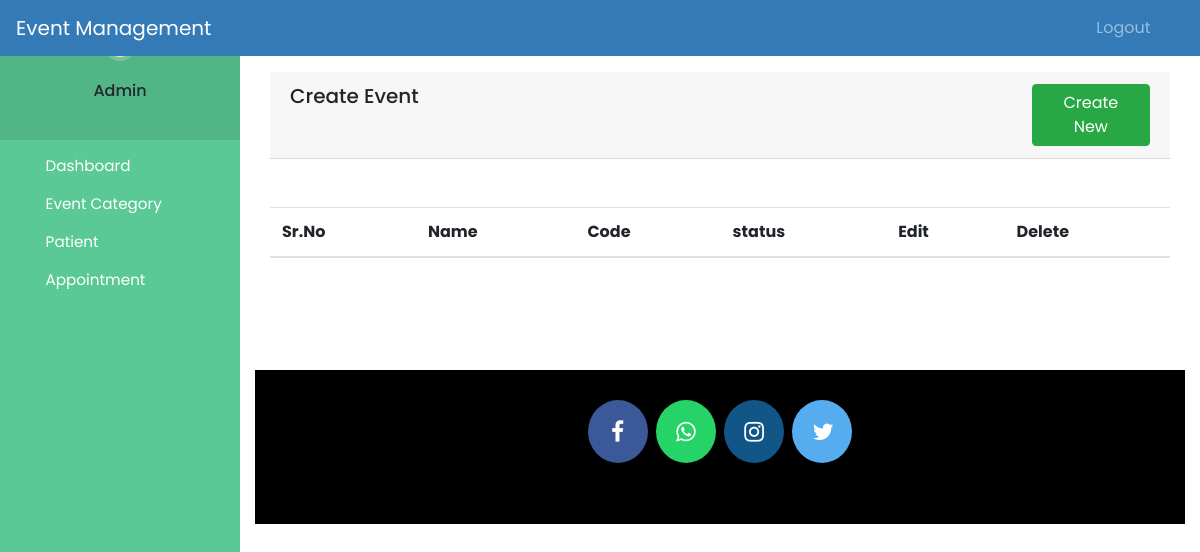
Before: /event_category_list with the older database file.
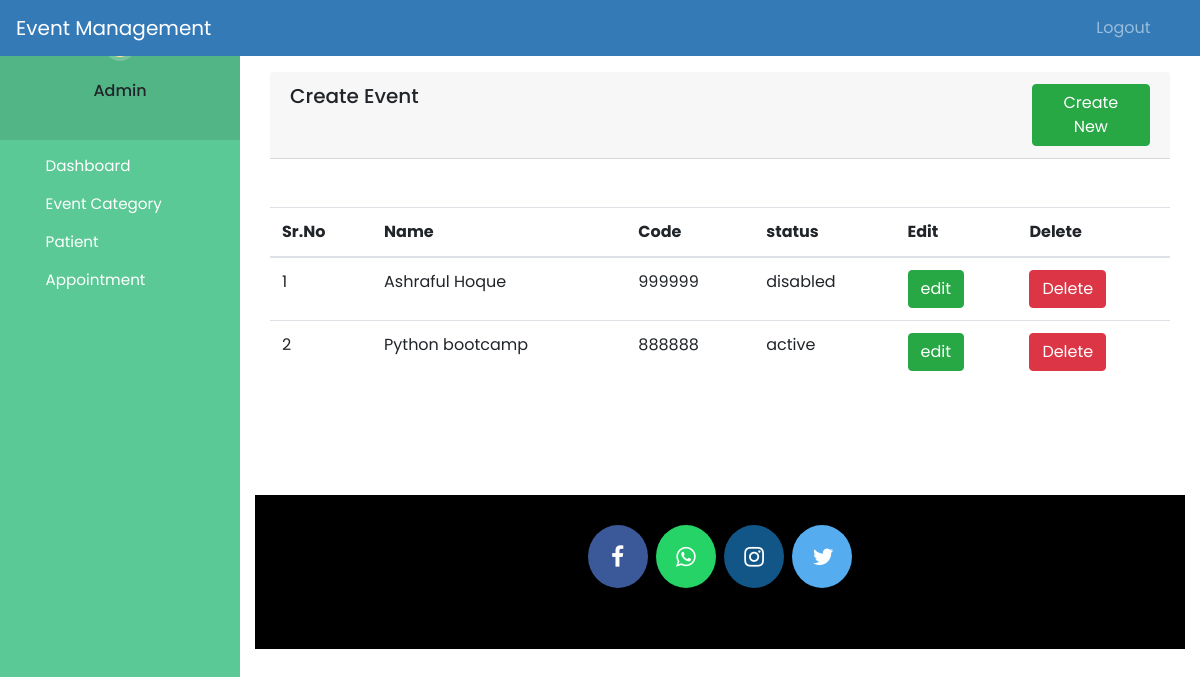
After: the same page with the newer database file.
### myapp/models.py (models this page shows, shortened)
class EventCategory(models.Model):
    name=models.CharField(max_length=150,unique=True)
    code=models.CharField(max_length=6,unique=True)
    created_user=models.ForeignKey('auth.User',on_delete=models.CASCADE,related_name='created_user')
    updated_user=models.ForeignKey('auth.User',on_delete=models.CASCADE,related_name='updated_user')
    created_date=models.DateField(auto_now_add=True)
    updated_date=models.DateField(auto_now_add=True)
    status_choice=(('disabled','Disabled'),
                   ('active','Active'),
                   ('deleted','deleted'),
                   ('blocked','Blocked'),
                   ('completed','Completed'),)
    status=models.CharField(choices=status_choice,max_length=15,default=False)

### myapp/views.py (the view)
# urls.py: path('event_category_list',views.event_category_list_view,name='event_category_list'),
def event_category_list_view(request):
    eventcategory=models.EventCategory.objects.all()
    return render(request,'eventcategorylist.html',{'eventcategory':eventcategory})

### myapp/templates/eventcategorylist.html (shortened to what this page needs)
{% extends 'adminbase.html' %}
{% load static %}
{% block content %}
<div class="container">
    <div class="container mt-4">
        <div class="card-header">
            <div class="row">
                <div class="col-md-10">
                    <h5>Create Event</h5>
                </div>
                <div class="col-md-2">
                    <a class="btn btn-success" href="/event_category_create">Create New</a>
                </div>
            </div>
        </div>
     <br>
        <br>
        <table class="table table-hover" id="example">
            <thead>
                <tr>
                    <th>Sr.No</th>
                    <th> Name</th>
                    <th>Code</th>
                    <th>status</th>
                    <th>Edit</th>
                    <th>Delete</th>
                </tr>
            </thead>
            <tbody>
               {% for book in eventcategory %}
               <tr>
                <td>{{forloop.counter}}</td>
                <td>{{book.name}}</td>
                <td>{{book.code}}</td>
                <td>{{book.status}}</td>
                <td><a href="#" class="btn btn-success">edit</a></td>
                <td><a href="" class="btn btn-danger" onclick="return confirm('Are you sure you want to delete this category?')">Delete</a></td>
            </tr>
               {%endfor%}
            </tbody>
        </table>
</div>
{% endblock %}

### myapp/templates/adminbase.html (shortened to what this page needs)
<!DOCTYPE html>
{% load static %}
<html lang="en">
<head>
  <link rel="stylesheet" href="https://stackpath.bootstrapcdn.com/bootstrap/4.3.1/css/bootstrap.min.css">
  <link rel="stylesheet" href="https://maxcdn.bootstrapcdn.com/font-awesome/4.7.0/css/font-awesome.min.css">
  <link rel="stylesheet" href="{% static '/style.css' %}">
</head>
<body>
  <nav class="menu" tabindex="0">
    <header class="avatar">
      <br><br>
      <h6>Admin</h6>
    </header>
    <ul>
      <li tabindex="0" class="icon-dashboard"> <a style="color:white; text-decoration:none;" href="/admin-dashboard"><span>Dashboard</span></a> </li>
      <li tabindex="0" class="icon-customers"> <a style="color:white; text-decoration:none;" href="/event_category_create"><span>Event Category</span></a></li>
      <li tabindex="0" class="icon-users"> <a style="color:white; text-decoration:none;" href="/admin-attendee"><span>Patient</span></a></li>
      <li tabindex="0" class="icon-calendar"> <a style="color:white; text-decoration:none;" href="/admin-event"><span>Appointment</span></a></li>
    </ul>
  </nav>
  <main>
    <div class="bs-example">
      <nav class="navbar navbar-expand-md  navbar-dark fixed-top" style="background:#337AB7;">
        <a href="/admin-dashboard" class="navbar-brand">Event Management</a>
        <div class="collapse navbar-collapse justify-content-between" id="navbarCollapse">
          <div class="navbar-nav" style=" margin-left: 90%;">
            <a href="/logout" class="nav-item nav-link">Logout</a>
          </div>
        </div>
      </nav>
    </div>
    <br><br>
    {% block content %}
    {% endblock content %}
    <br><br><br><br>
    <footer>
      <p>
        <a id="ftr" href="https://facebook.com/sumit.luv/" class="fa fa-facebook"></a>
        <a id="ftr" href="https://api.whatsapp.com/send?phone=919572181024&text=Hello%20Sumit.%0d%0aHow%20are%20you%20%3f%0d%0aI%20came%20from%20your%20website.&source=&data=#" class="fa fa-whatsapp"></a>
        <a id="ftr" href="https://instagram.com/sumit.luv" class="fa fa-instagram"></a>
        <a id="ftr" href="https://twitter.com/sumitkumar1503" class="fa fa-twitter"></a>
      </p>
      <br>
      <div class="container">
        <div class="row">
          <div class="col-md-12 col-sm-12">
          </div>
        </div>
      </div>
    </footer>
  </main>
</body>
</html>

### static/css/style.css (style rules this page uses)
* { margin: 0; padding: 0; box-sizing: border-box; font-family: 'Poppins', sans-serif; }

### myapp/templates/adminbase.html (style rules this page uses)
a:link { text-decoration: none; }
a { color: white; }
footer { padding: 0px 0px 0px 0px; background-color: black; margin: 0px; }
#ftr { padding: 20px; }
.fa { font-size: 23px; width: 60px; text-align: center; text-decoration: none; margin: 5px 2px; border-radius: 50%; }
.fa-facebook { background: #3B5998; color: white; margin-top: 30px; }
.fa-whatsapp { background: #25d366; color: white; }
.fa-twitter { background: #55ACEE; color: white; }
.fa-instagram { background: #125688; color: white; }
p { text-align: center; }
body { padding-left: 240px; }
main { position: relative; height: 100vh; }
.menu { background: #5bc995; height: 100vh; width: 240px; position: fixed; top: 0px; left: 0; z-index: 5; outline: none; }
.menu .avatar { background: rgba(0, 0, 0, 0.1); padding: 2em 0.5em; text-align: center; }
.menu ul { list-style: none; padding: 0.5em 0; margin: 0; }
.menu ul li { padding: 0.5em 1em 0.5em 3em; font-size: 0.95em; font-weight: regular; background-repeat: no-repeat; background-position: left 15px center; background-size: auto 20px; transition: all 0.15s linear; cursor: pointer; }
.menu ul li.icon-dashboard { background-image: url("http://www.entypo.com/images//gauge.svg"); }
.menu ul li.icon-customers { background-image: url("http://www.entypo.com/images//briefcase.svg"); }
.menu ul li.icon-users { background-image: url("http://www.entypo.com/images//users.svg"); }
.menu ul li.icon-calendar { background-image: url("http://www.entypo.com/images//calendar.svg"); }

Changed rows visible on the page:
added EventCategory: name "Ashraful Hoque", code "999999", status "disabled"
added EventCategory: name "Python bootcamp", code "888888", status "active"
